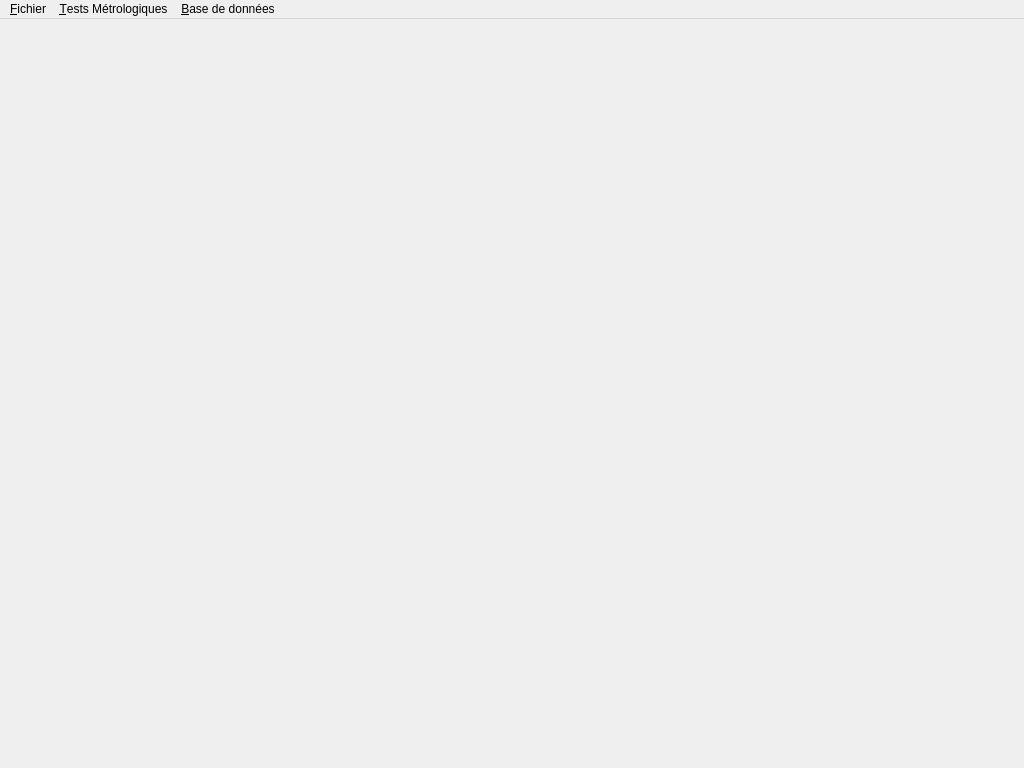
<?xml version="1.0" encoding="UTF-8"?>
<ui version="4.0">
 <class>MainWindow</class>
 <widget class="QMainWindow" name="MainWindow">
  <property name="geometry">
   <rect>
    <x>0</x>
    <y>0</y>
    <width>1024</width>
    <height>768</height>
   </rect>
  </property>
  <property name="sizePolicy">
   <sizepolicy hsizetype="Expanding" vsizetype="Expanding">
    <horstretch>0</horstretch>
    <verstretch>0</verstretch>
   </sizepolicy>
  </property>
  <property name="windowTitle">
   <string>MainWindow</string>
  </property>
  <property name="dockOptions">
   <set>QMainWindow::AllowTabbedDocks|QMainWindow::AnimatedDocks|QMainWindow::VerticalTabs</set>
  </property>
  <widget class="QWidget" name="centralWidget"/>
  <widget class="QMenuBar" name="menuBar">
   <property name="geometry">
    <rect>
     <x>0</x>
     <y>0</y>
     <width>1024</width>
     <height>23</height>
    </rect>
   </property>
   <widget class="QMenu" name="menu_Fichier">
    <property name="title">
     <string>&amp;Fichier</string>
    </property>
    <addaction name="action_Fichier_Quitter"/>
   </widget>
   <widget class="QMenu" name="menuBaseDonnees">
    <property name="title">
     <string>&amp;Base de données</string>
    </property>
    <addaction name="actionDlgEquipement"/>
    <addaction name="actionDlgLieu"/>
    <addaction name="actionDlgOperateur"/>
    <addaction name="actionDlgPortSerie"/>
    <addaction name="separator"/>
    <addaction name="action_Parametres"/>
   </widget>
   <widget class="QMenu" name="menuTests_M_trologiques">
    <property name="title">
     <string>&amp;Tests Métrologiques</string>
    </property>
    <addaction name="action_SerieTest"/>
   </widget>
   <addaction name="menu_Fichier"/>
   <addaction name="menuTests_M_trologiques"/>
   <addaction name="menuBaseDonnees"/>
  </widget>
  <action name="action_Fichier_Quitter">
   <property name="text">
    <string>&amp;Quitter</string>
   </property>
  </action>
  <action name="actionDlgEquipement">
   <property name="text">
    <string>Equipements</string>
   </property>
  </action>
  <action name="action_SerieTest">
   <property name="text">
    <string>&amp;Programmer une série de tests</string>
   </property>
  </action>
  <action name="actionDlgLieu">
   <property name="text">
    <string>Lieu</string>
   </property>
  </action>
  <action name="actionDlgOperateur">
   <property name="text">
    <string>Opérateur</string>
   </property>
  </action>
  <action name="actionDlgPortSerie">
   <property name="text">
    <string>Port Série</string>
   </property>
  </action>
  <action name="action_Parametres">
   <property name="text">
    <string>&amp;Parametres</string>
   </property>
  </action>
 </widget>
 <layoutdefault spacing="6" margin="11"/>
 <resources/>
 <connections>
  <connection>
   <sender>action_Fichier_Quitter</sender>
   <signal>triggered()</signal>
   <receiver>MainWindow</receiver>
   <slot>close()</slot>
   <hints>
    <hint type="sourcelabel">
     <x>-1</x>
     <y>-1</y>
    </hint>
    <hint type="destinationlabel">
     <x>399</x>
     <y>299</y>
    </hint>
   </hints>
  </connection>
 </connections>
</ui>
